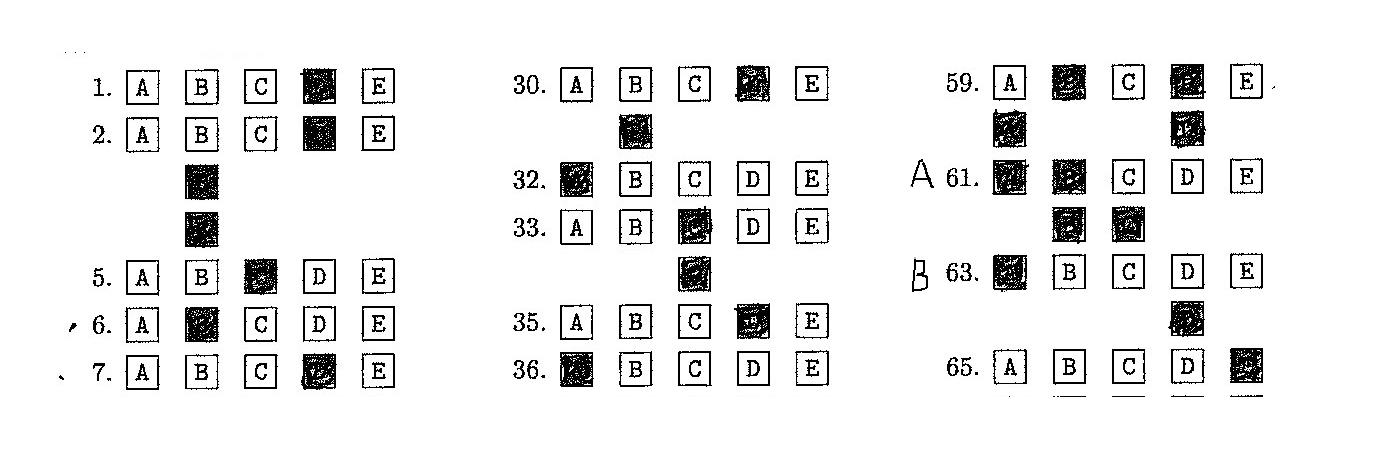
#> input picture docs/template_matching_examples/corrupted_example.png, 1378 x 464 px, found by its file name
$ python show_blurring_and_matching.py
#> lines starting #> are read from the running program, lines starting #| are printed output that depends on the picture; after the words box and inside, x2 and y2 are one past the last pixel; in counts of white or black regions, pixels touching at a corner belong together
### template_matching/template_matching.py
# template_matching.py: Methods for finding templates in a bigger image.
# Computer Vision - CSCI-B 657 - Spring 2022

# Copyright © 2022 Alexander L. Hayes (hayesall)
# Copyright © 2019, the scikit-image team
# All rights reserved.

# Redistribution and use in source and binary forms, with or without
# modification, are permitted provided that the following conditions are
# met:

# 1. Redistributions of source code must retain the above copyright
#    notice, this list of conditions and the following disclaimer.
# 2. Redistributions in binary form must reproduce the above copyright
#    notice, this list of conditions and the following disclaimer in
#    the documentation and/or other materials provided with the
#    distribution.
# 3. Neither the name of skimage nor the names of its contributors may be
#    used to endorse or promote products derived from this software without
#    specific prior written permission.

# THIS SOFTWARE IS PROVIDED BY THE AUTHOR ``AS IS'' AND ANY EXPRESS OR
# IMPLIED WARRANTIES, INCLUDING, BUT NOT LIMITED TO, THE IMPLIED
# WARRANTIES OF MERCHANTABILITY AND FITNESS FOR A PARTICULAR PURPOSE ARE
# DISCLAIMED. IN NO EVENT SHALL THE AUTHOR BE LIABLE FOR ANY DIRECT,
# INDIRECT, INCIDENTAL, SPECIAL, EXEMPLARY, OR CONSEQUENTIAL DAMAGES
# (INCLUDING, BUT NOT LIMITED TO, PROCUREMENT OF SUBSTITUTE GOODS OR
# SERVICES; LOSS OF USE, DATA, OR PROFITS; OR BUSINESS INTERRUPTION)
# HOWEVER CAUSED AND ON ANY THEORY OF LIABILITY, WHETHER IN CONTRACT,
# STRICT LIABILITY, OR TORT (INCLUDING NEGLIGENCE OR OTHERWISE) ARISING
# IN ANY WAY OUT OF THE USE OF THIS SOFTWARE, EVEN IF ADVISED OF THE
# POSSIBILITY OF SUCH DAMAGE.

"""
Overview
--------

Methods for performing "template matching," or finding things that
are similar to a "template image" (R) in a "search image" (I).

See: "Principles of Digital Image Processing: Core Algorithms,"
Chapter 11, Comparing Images, pp. 258-264.

Implementation Notes
--------------------

I implemented the ``match_correlation_coefficient`` function.
This should be equivalent to the correlation coefficient definition
from Chapter 11, p. 262; however, this is so painfully slow that that
I was strongly considering replacing it with a Rust implementation.

When I peaked into whether template matching existed in off-the-shelf libraries,
scikit-image had one that was significantly faster, but uses a
fast fourier transform convolution and some clever vectorization
tricks that I'm less familiar with.

The ``match_template`` function below is almost identical to the one
implemented in ``scikit-image``. I've included the copyright
statement above,
"""

import math
import numpy as np
from scipy.signal import fftconvolve


# [51 lines left out: function match_correlation_coefficient, not called in this run]


def match_template(image, template):
    """Match a template to an image using normalized correlation.
    The output is an array with values between -1.0 and 1.0. The value at a
    given position corresponds to the correlation coefficient between the image
    and the template.

    Parameters
    ----------

    image : (M, N[, D]) array
        Input image.
    template : (m, n[, d]) array
        Template to locate. It must be `(m <= M, n <= N[, d <= D])`.

    Returns
    -------
    output : array
        Response image with correlation coefficients.

    Notes
    -----

    Details on the cross-correlation are presented in [1]_. This implementation
    uses FFT convolutions of the image and the template. Reference [2]_
    presents similar derivations but the approximation presented in this
    reference is not used in our implementation.

    References
    ----------
    .. [1] J. P. Lewis, "Fast Normalized Cross-Correlation", Industrial Light
           and Magic.
    .. [2] Briechle and Hanebeck, "Template Matching using Fast Normalized
           Cross Correlation", Proceedings of the SPIE (2001).
           :DOI:`10.1117/12.421129`
    """

    # Academic Integrity Statement: notes below this were based on the
    # `scikit-image` implementation of template matching. The version
    # implemented above works but it significantly slower.
    # Alexander has included additional discussion about this in the
    # "Implementation Notes" section above.

    def _window_sum_2d(image, window_shape):

        window_sum = np.cumsum(image, axis=0)
        window_sum = (window_sum[window_shape[0]:-1] - window_sum[:-window_shape[0] - 1])

        window_sum = np.cumsum(window_sum, axis=1)
        window_sum = (window_sum[:, window_shape[1]:-1] - window_sum[:, :-window_shape[1] - 1])

        return window_sum

    if image.ndim < template.ndim:
        raise ValueError("Dimensionality of template must be less than or "
                         "equal to the dimensionality of image.")
    if np.any(np.less(image.shape, template.shape)):
        raise ValueError("Image must be larger than template.")

    image_shape = image.shape

    image = image.astype(np.float64, copy=False)

    pad_width = tuple((width, width) for width in template.shape)
    image = np.pad(image, pad_width=pad_width, mode='constant', constant_values=0)

    image_window_sum = _window_sum_2d(image, template.shape)
    image_window_sum2 = _window_sum_2d(image ** 2, template.shape)

    template_mean = template.mean()
    template_volume = math.prod(template.shape)
    template_ssd = np.sum((template - template_mean) ** 2)

    xcorr = fftconvolve(image, template[::-1, ::-1], mode="valid")[1:-1, 1:-1]

    numerator = xcorr - image_window_sum * template_mean

    denominator = image_window_sum2
    np.multiply(image_window_sum, image_window_sum, out=image_window_sum)
    np.divide(image_window_sum, template_volume, out=image_window_sum)
    denominator -= image_window_sum
    denominator *= template_ssd
    np.maximum(denominator, 0, out=denominator)
    np.sqrt(denominator, out=denominator)

    response = np.zeros_like(xcorr, dtype=np.float64)

    mask = denominator > np.finfo(np.float64).eps

    response[mask] = numerator[mask] / denominator[mask]

    slices = []
    for i in range(template.ndim):
        d0 = template.shape[i] - 1
        d1 = d0 + image_shape[i] - template.shape[i] + 1
        slices.append(slice(d0, d1))

    return response[tuple(slices)]

### template_matching/kernels.py
# kernels.py: Interesting kernels to use as templates.
# Computer Vision - CSCI-B 657 - Spring 2022

# MIT License

# Copyright © 2022 Alexander L. Hayes (hayesall)

# Permission is hereby granted, free of charge, to any person obtaining a copy
# of this software and associated documentation files (the "Software"), to deal
# in the Software without restriction, including without limitation the rights
# to use, copy, modify, merge, publish, distribute, sublicense, and/or sell
# copies of the Software, and to permit persons to whom the Software is
# furnished to do so, subject to the following conditions:

# The above copyright notice and this permission notice shall be included in all
# copies or substantial portions of the Software.

# THE SOFTWARE IS PROVIDED "AS IS", WITHOUT WARRANTY OF ANY KIND, EXPRESS OR
# IMPLIED, INCLUDING BUT NOT LIMITED TO THE WARRANTIES OF MERCHANTABILITY,
# FITNESS FOR A PARTICULAR PURPOSE AND NONINFRINGEMENT. IN NO EVENT SHALL THE
# AUTHORS OR COPYRIGHT HOLDERS BE LIABLE FOR ANY CLAIM, DAMAGES OR OTHER
# LIABILITY, WHETHER IN AN ACTION OF CONTRACT, TORT OR OTHERWISE, ARISING FROM,
# OUT OF OR IN CONNECTION WITH THE SOFTWARE OR THE USE OR OTHER DEALINGS IN THE
# SOFTWARE.

"""
A collection of interesting templates for the "row finding" problem.

Summary
-------

I didn't think of obvious names for these things, so the numbering scheme is
based on the order I tried them in. ``k3`` was the one I stopped with since
it seemed like the one that produced the fewest false positives in practice.

- k1: A period and a small vertical line.
- k2: The square period kernel.
- k3: A roundish period + full edge kernel.

Methods
-------

- ``make_k1()``: Return the k1 kernel.
- ``make_k2()``: Return the k2 kernel.
- ``make_k3()``: Return the k3 kernel.
- ``blur_kernel()``: Convolve an input kernel with a Gaussian blur filter.

Usage
-----

In practice, it seems like ``k3`` with a Gaussian blur is the best choice.

.. code-block:: python

    from template_matching.kernels import make_k3, blur_kernel

    kernel = blur_kernel(make_k3())
"""

from .filters import blur_filter
import numpy as np
from scipy.ndimage import convolve1d


# [21 lines left out: functions make_k1, make_k2, not called in this run]


def make_k3():
    """k3: The roundish period + full edge kernel."""

    k3 = np.ones((36, 21))
    k3[1:35, 20] = 0
    k3[23:26, 2:5] = 0
    k3[26, 3] = 0
    k3[24, 5] = 0
    k3[22, 3] = 0
    k3[24, 1] = 0
    k3 *= 255

    return k3


def blur_kernel(kernel):
    """Convolve an input kernel with a Gaussian blur filter."""

    return convolve1d(
        convolve1d(
            kernel,
            blur_filter,
            mode='constant',
            cval=255.0,
            axis=1),
        blur_filter,
        mode='constant',
        cval=255.0,
        axis=0,
    )

### docs/template_matching_examples/visualization_scripts/show_blurring_and_matching.py
from template_matching.template_matching import match_template
from template_matching.kernels import make_k3, blur_kernel
from template_matching.filters import blur_filter

from PIL import Image
import numpy as np
from scipy.ndimage import convolve1d
import matplotlib.pyplot as plt

def save_image(data, filename):
    sizes = np.shape(data)
    fig = plt.figure()
    fig.set_size_inches(1. * sizes[1] / sizes[0], 1, forward = False)
    ax = plt.Axes(fig, [0., 0., 1., 1.])
    ax.set_axis_off()
    fig.add_axes(ax)
    ax.imshow(data, cmap='inferno')
    plt.savefig(filename, dpi = sizes[0])
    plt.close()

im_raw = Image.open("corrupted_example.png")
#> im_raw is the input picture: PIL image 1378x464 L; min 0, max 255, mean 236.4
im = np.array(im_raw)

blurred_im = convolve1d(convolve1d(im, blur_filter, axis=1), blur_filter, axis=0)

save_image(blurred_im, "corrupted_example_blurred.png")

kernel = blur_kernel(make_k3())

matches = match_template(blurred_im, kernel)
#> call 2 of _window_sum_2d, with window_shape = (36, 21)
#> in _window_sum_2d (call 2), `window_sum = (window_sum[:, window_shape[1]:-1] - window_sum[:, :-wind..`:
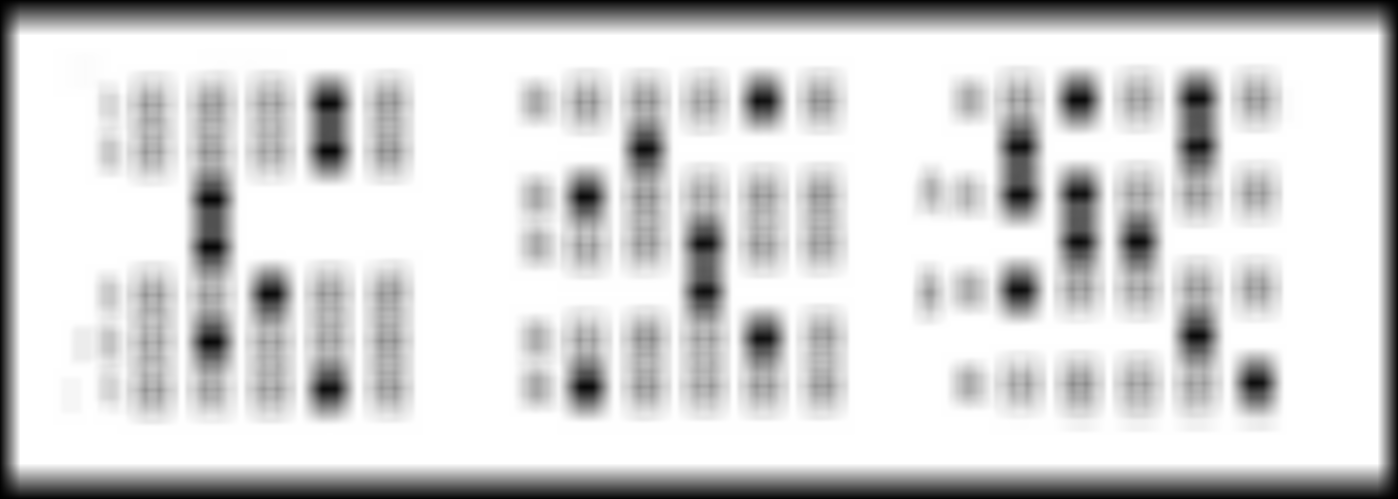
#> window_sum: shape (499, 1398) float64; min 65025, max 49158900, mean 40460908.2; drawn with min black and max white
#> in match_template, `template_mean = template.mean()`: template_mean = 243.2
#> in match_template, `template_ssd = np.sum((template - template_mean) ** 2)`: template_ssd = 562348.9
#> in match_template, `numerator = xcorr - image_window_sum * template_mean`:
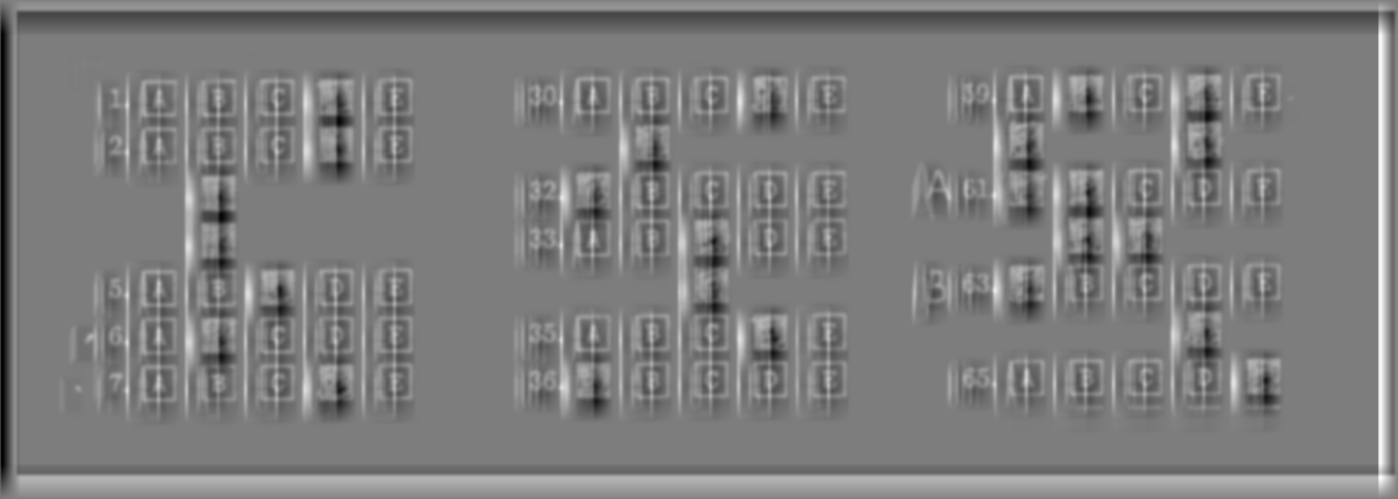
#> numerator: shape (499, 1398) float64; min -1080859.2, max 1122119, mean 0; drawn with min black and max white
#> in match_template, `np.sqrt(denominator, out=denominator)`:
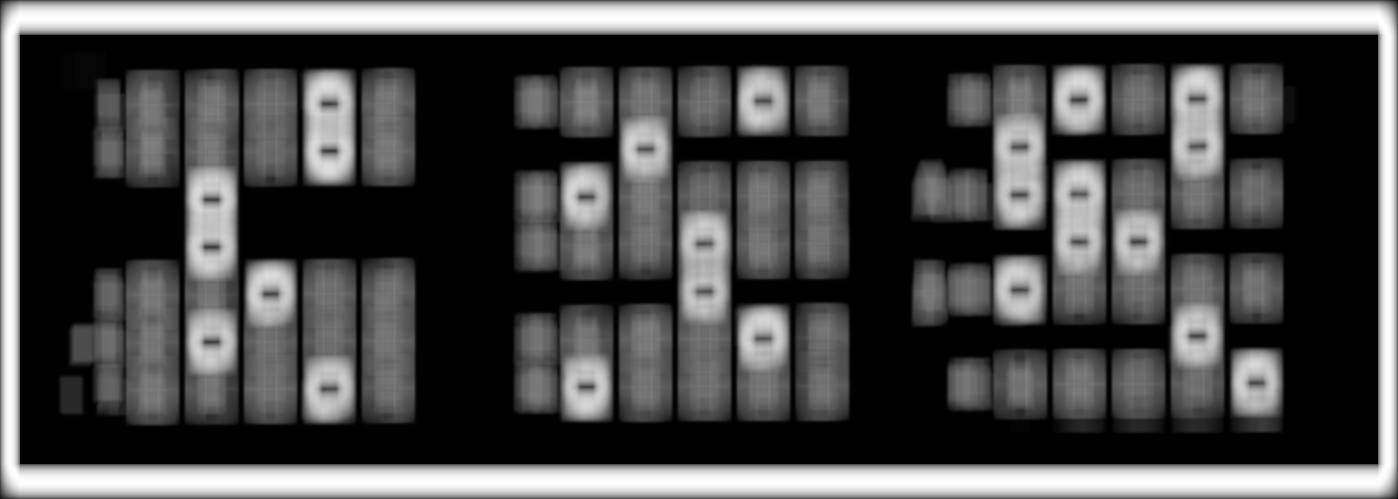
#> denominator: shape (499, 1398) float64; min 0, max 2628899.7, mean 794691.8; drawn with min black and max white
#> in match_template, `mask = denominator > np.finfo(np.float64).eps`:
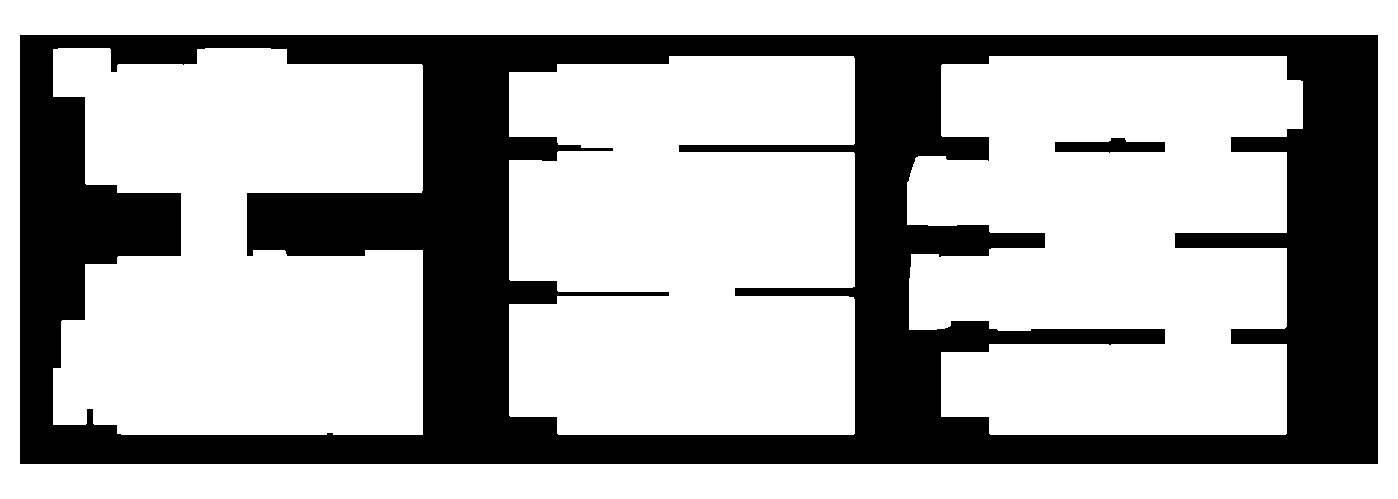
#> mask: shape (499, 1398) bool; 68.2% white; 2 black regions, box (x1, y1, x2, y2) and area: (20, 35, 1378, 464) 220403, (1055, 138, 1165, 153) 1161
#> in match_template, `response[mask] = numerator[mask] / denominator[mask]`:
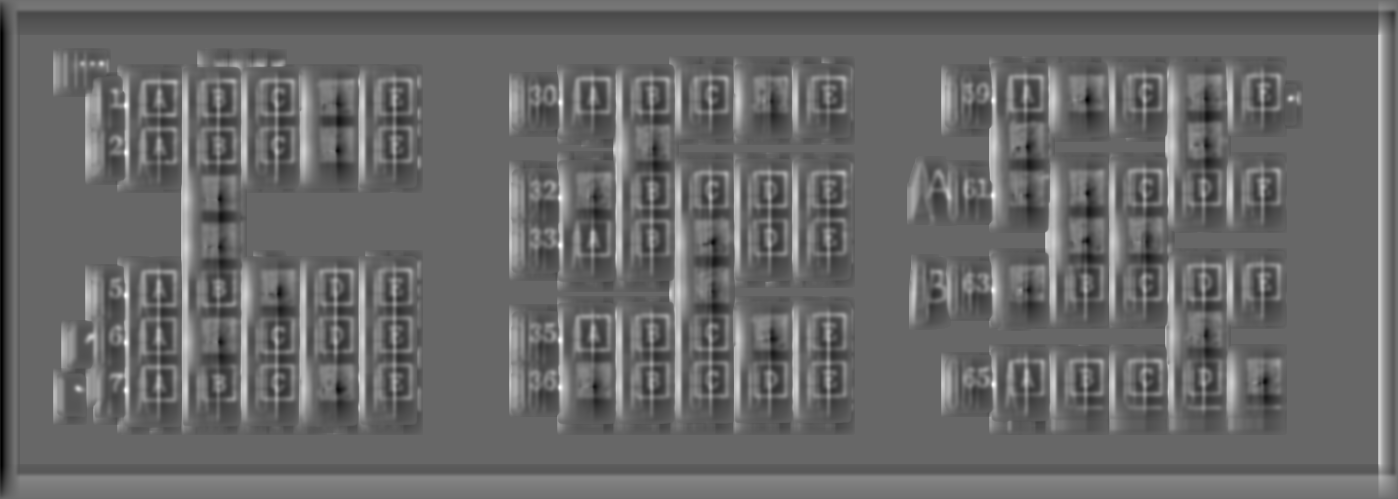
#> response: shape (499, 1398) float64; min -0.641, max 0.941, mean 0.00931; drawn with min black and max white
#> in match_template, `return response[tuple(slices)]`:
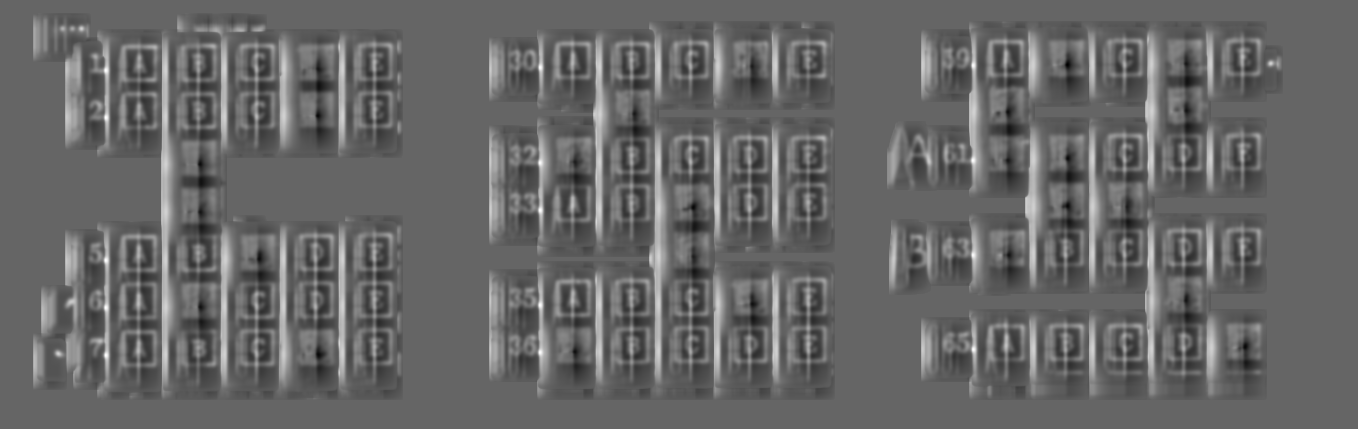
#> returned value: shape (429, 1358) float64; min -0.618, max 0.941, mean 0.0112; drawn with min black and max white

save_image(matches, "corrupted_example_matches.png")

$ run again, with docs/template_matching_examples/a-3-with-0.35-or-noise.png copied over docs/template_matching_examples/corrupted_example.png
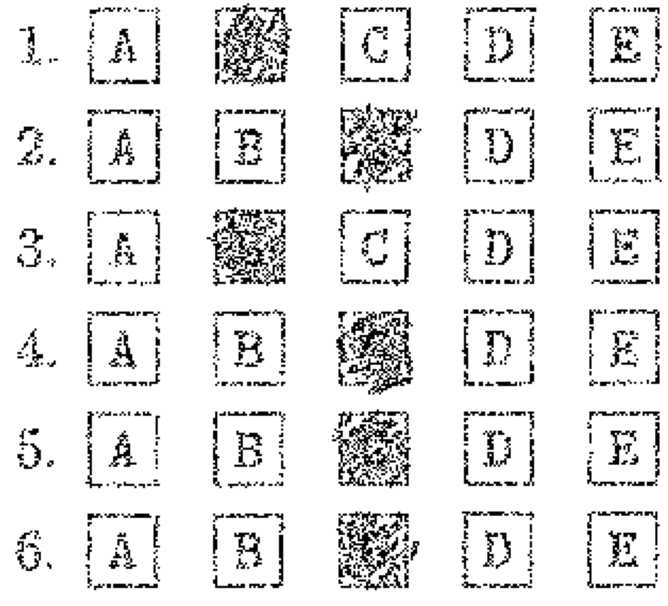
#> input picture docs/template_matching_examples/a-3-with-0.35-or-noise.png, 668 x 606 px, found by its file name
#> im_raw is the input picture: PIL image 668x606 L; min 0, max 255, mean 229.6
#> in _window_sum_2d (call 2), `window_sum = (window_sum[:, window_shape[1]:-1] - window_sum[:, :-wind..`:
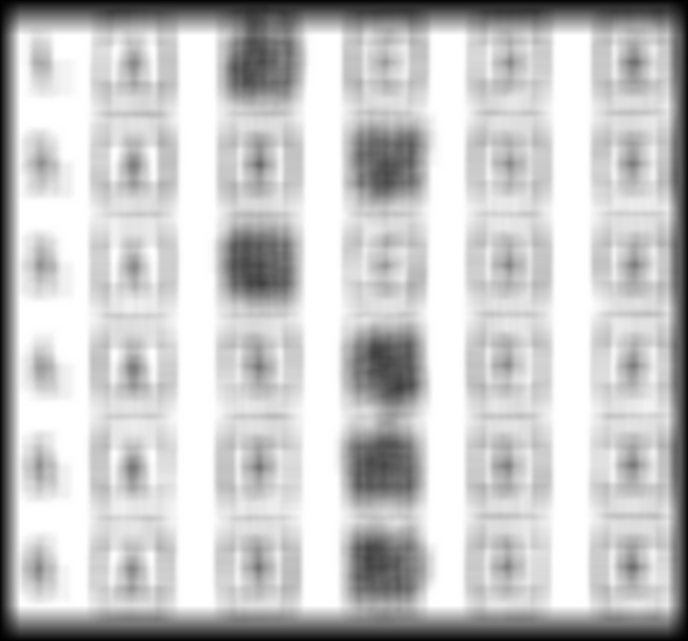
#> window_sum: shape (641, 688) float64; min 65025, max 49158900, mean 38280251.5; drawn with min black and max white
#> template_mean = 243.2
#> template_ssd = 562348.9
#> mask: shape (641, 688) bool; 84.7% white; 5 black regions, box (x1, y1, x2, y2) and area: (556, 35, 588, 606) 14845, (307, 35, 337, 606) 14379, (182, 35, 211, 606) 14289, (433, 35, 460, 606) 12815, (20, 35, 86, 606) 11204
#> in match_template, `return response[tuple(slices)]`:
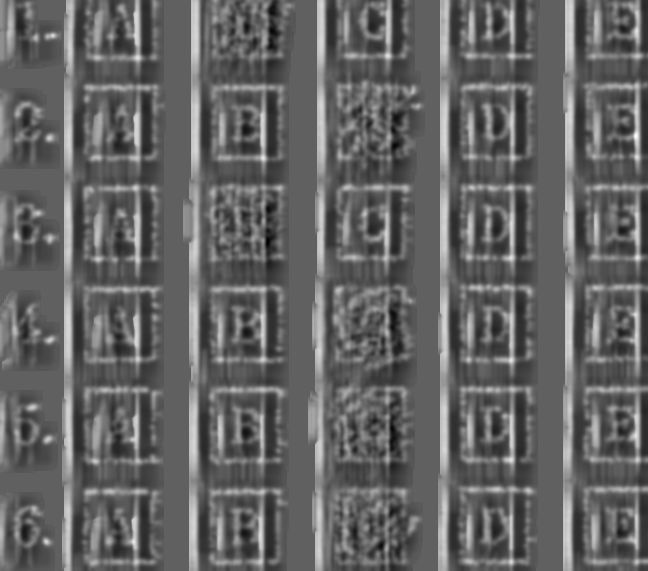
#> returned value: shape (571, 648) float64; min -0.529, max 0.864, mean 0.0204; drawn with min black and max white
